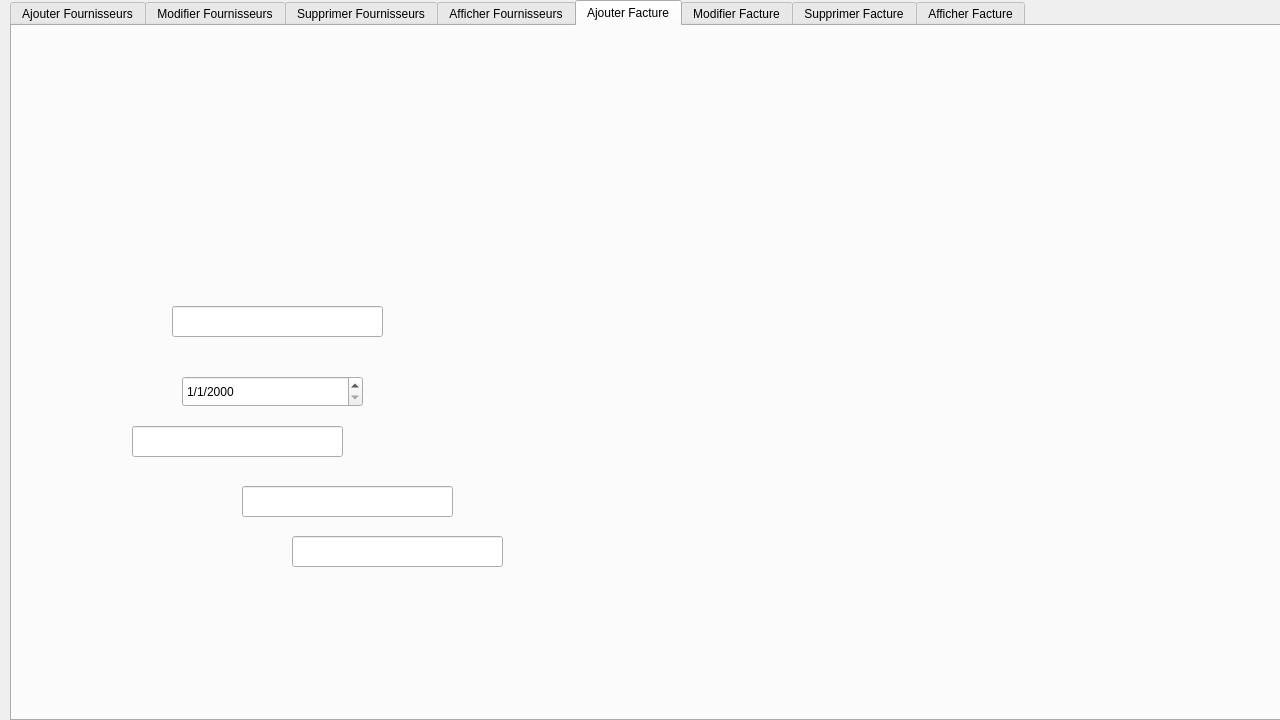
<?xml version="1.0" encoding="UTF-8"?>
<ui version="4.0">
 <class>fournisseurs</class>
 <widget class="QDialog" name="fournisseurs">
  <property name="geometry">
   <rect>
    <x>0</x>
    <y>0</y>
    <width>1280</width>
    <height>720</height>
   </rect>
  </property>
  <property name="minimumSize">
   <size>
    <width>1280</width>
    <height>720</height>
   </size>
  </property>
  <property name="maximumSize">
   <size>
    <width>1280</width>
    <height>720</height>
   </size>
  </property>
  <property name="baseSize">
   <size>
    <width>1280</width>
    <height>720</height>
   </size>
  </property>
  <property name="windowTitle">
   <string>MED++</string>
  </property>
  <widget class="QTabWidget" name="tabWidget">
   <property name="geometry">
    <rect>
     <x>10</x>
     <y>0</y>
     <width>1291</width>
     <height>721</height>
    </rect>
   </property>
   <property name="currentIndex">
    <number>4</number>
   </property>
   <widget class="QWidget" name="tab">
    <attribute name="title">
     <string>Ajouter Fournisseurs</string>
    </attribute>
    <widget class="QWidget" name="widget" native="true">
     <property name="geometry">
      <rect>
       <x>0</x>
       <y>0</y>
       <width>1281</width>
       <height>701</height>
      </rect>
     </property>
     <property name="styleSheet">
      <string notr="true">QWidget#widget{
	background-image: url(:/AjoutFournissuer.png);
}
</string>
     </property>
     <widget class="QWidget" name="widget_2" native="true">
      <property name="geometry">
       <rect>
        <x>1100</x>
        <y>410</y>
        <width>121</width>
        <height>41</height>
       </rect>
      </property>
      <widget class="QPushButton" name="save">
       <property name="geometry">
        <rect>
         <x>20</x>
         <y>-10</y>
         <width>121</width>
         <height>51</height>
        </rect>
       </property>
       <property name="styleSheet">
        <string notr="true">QPushButton{
border-style:solid;

background-color:#AARRGGBB ;
color:#fff;
border-radius:7px;
}
</string>
       </property>
       <property name="text">
        <string/>
       </property>
      </widget>
     </widget>
     <widget class="QWidget" name="widget_3" native="true">
      <property name="geometry">
       <rect>
        <x>1150</x>
        <y>60</y>
        <width>111</width>
        <height>41</height>
       </rect>
      </property>
      <widget class="QPushButton" name="retour">
       <property name="geometry">
        <rect>
         <x>0</x>
         <y>0</y>
         <width>111</width>
         <height>41</height>
        </rect>
       </property>
       <property name="styleSheet">
        <string notr="true">QPushButton{
border-style:solid;

background-color:#AARRGGBB ;
color:#fff;
border-radius:7px;
}

</string>
       </property>
       <property name="text">
        <string/>
       </property>
      </widget>
     </widget>
     <widget class="QLineEdit" name="ID_FOURNISSEUR_1">
      <property name="geometry">
       <rect>
        <x>200</x>
        <y>290</y>
        <width>211</width>
        <height>31</height>
       </rect>
      </property>
     </widget>
     <widget class="QLineEdit" name="NOM_FOURNISSEUR_1">
      <property name="geometry">
       <rect>
        <x>240</x>
        <y>340</y>
        <width>211</width>
        <height>31</height>
       </rect>
      </property>
     </widget>
     <widget class="QLineEdit" name="TYPE_PRODUIT_1">
      <property name="geometry">
       <rect>
        <x>220</x>
        <y>400</y>
        <width>211</width>
        <height>31</height>
       </rect>
      </property>
     </widget>
     <widget class="QLineEdit" name="DUREE_CONTRAT_1">
      <property name="geometry">
       <rect>
        <x>220</x>
        <y>460</y>
        <width>211</width>
        <height>31</height>
       </rect>
      </property>
     </widget>
    </widget>
   </widget>
   <widget class="QWidget" name="tab_2">
    <attribute name="title">
     <string>Modifier Fournisseurs</string>
    </attribute>
    <widget class="QWidget" name="widget_6" native="true">
     <property name="geometry">
      <rect>
       <x>0</x>
       <y>0</y>
       <width>1281</width>
       <height>711</height>
      </rect>
     </property>
     <property name="styleSheet">
      <string notr="true">QWidget#widget_6
{
	background-image: url(:/ModifFourni.png);
}
</string>
     </property>
     <widget class="QPushButton" name="pushButton_2">
      <property name="geometry">
       <rect>
        <x>600</x>
        <y>170</y>
        <width>121</width>
        <height>41</height>
       </rect>
      </property>
      <property name="styleSheet">
       <string notr="true">QPushButton{
border-style:solid;

background-color:#AARRGGBB ;
color:#fff;
border-radius:7px;
}


</string>
      </property>
      <property name="text">
       <string/>
      </property>
     </widget>
     <widget class="QPushButton" name="retour_2">
      <property name="geometry">
       <rect>
        <x>1150</x>
        <y>60</y>
        <width>111</width>
        <height>41</height>
       </rect>
      </property>
      <property name="styleSheet">
       <string notr="true">QPushButton{
border-style:solid;

background-color:#AARRGGBB ;
color:#fff;
border-radius:7px;
}

</string>
      </property>
      <property name="text">
       <string/>
      </property>
     </widget>
     <widget class="QPushButton" name="pushButton_5">
      <property name="geometry">
       <rect>
        <x>1110</x>
        <y>410</y>
        <width>121</width>
        <height>41</height>
       </rect>
      </property>
      <property name="styleSheet">
       <string notr="true">QPushButton{
border-style:solid;

background-color:#AARRGGBB ;
color:#fff;
border-radius:7px;
}


</string>
      </property>
      <property name="text">
       <string/>
      </property>
     </widget>
     <widget class="QLineEdit" name="ID_FOURNISSEUR_2">
      <property name="geometry">
       <rect>
        <x>200</x>
        <y>320</y>
        <width>211</width>
        <height>31</height>
       </rect>
      </property>
     </widget>
     <widget class="QLineEdit" name="NOM_FOURNISSEUR_2">
      <property name="geometry">
       <rect>
        <x>250</x>
        <y>380</y>
        <width>211</width>
        <height>31</height>
       </rect>
      </property>
     </widget>
     <widget class="QLineEdit" name="TYPE_PRODUIT_2">
      <property name="geometry">
       <rect>
        <x>220</x>
        <y>430</y>
        <width>211</width>
        <height>31</height>
       </rect>
      </property>
     </widget>
     <widget class="QLineEdit" name="DUREE_CONTRAT_2">
      <property name="geometry">
       <rect>
        <x>220</x>
        <y>490</y>
        <width>211</width>
        <height>31</height>
       </rect>
      </property>
     </widget>
     <widget class="QComboBox" name="comboBox_55">
      <property name="geometry">
       <rect>
        <x>420</x>
        <y>180</y>
        <width>131</width>
        <height>22</height>
       </rect>
      </property>
     </widget>
     <widget class="QGraphicsView" name="graphicsView">
      <property name="geometry">
       <rect>
        <x>710</x>
        <y>250</y>
        <width>256</width>
        <height>192</height>
       </rect>
      </property>
      <property name="resizeAnchor">
       <enum>QGraphicsView::NoAnchor</enum>
      </property>
      <property name="optimizationFlags">
       <set>QGraphicsView::DontClipPainter|QGraphicsView::DontSavePainterState</set>
      </property>
     </widget>
     <widget class="QPushButton" name="pushButton_21">
      <property name="geometry">
       <rect>
        <x>560</x>
        <y>170</y>
        <width>31</width>
        <height>31</height>
       </rect>
      </property>
      <property name="styleSheet">
       <string notr="true">QPushButton{
border-style:solid;

background-color:#AARRGGBB ;
color:#fff;
border-radius:7px;
}

</string>
      </property>
      <property name="text">
       <string/>
      </property>
     </widget>
    </widget>
   </widget>
   <widget class="QWidget" name="tab_3">
    <attribute name="title">
     <string>Supprimer Fournisseurs</string>
    </attribute>
    <widget class="QWidget" name="widget_7" native="true">
     <property name="geometry">
      <rect>
       <x>0</x>
       <y>0</y>
       <width>1281</width>
       <height>691</height>
      </rect>
     </property>
     <property name="styleSheet">
      <string notr="true">QWidget#widget_7
{
	background-image: url(:/SupprimeFourni.png);
}
</string>
     </property>
     <widget class="QWidget" name="widget_8" native="true">
      <property name="geometry">
       <rect>
        <x>1150</x>
        <y>60</y>
        <width>111</width>
        <height>41</height>
       </rect>
      </property>
      <widget class="QPushButton" name="pushButton_3">
       <property name="geometry">
        <rect>
         <x>0</x>
         <y>0</y>
         <width>111</width>
         <height>41</height>
        </rect>
       </property>
       <property name="styleSheet">
        <string notr="true">QPushButton{
border-style:solid;

background-color:#AARRGGBB ;
color:#fff;
border-radius:7px;
}</string>
       </property>
       <property name="text">
        <string/>
       </property>
      </widget>
     </widget>
     <widget class="QWidget" name="widget_9" native="true">
      <property name="geometry">
       <rect>
        <x>1110</x>
        <y>630</y>
        <width>121</width>
        <height>41</height>
       </rect>
      </property>
      <widget class="QPushButton" name="Delete">
       <property name="geometry">
        <rect>
         <x>-10</x>
         <y>-20</y>
         <width>121</width>
         <height>41</height>
        </rect>
       </property>
       <property name="styleSheet">
        <string notr="true">QPushButton{
border-style:solid;

background-color:#AARRGGBB ;
color:#fff;
border-radius:7px;
}</string>
       </property>
       <property name="text">
        <string/>
       </property>
      </widget>
      <widget class="QPushButton" name="pushButton_20">
       <property name="geometry">
        <rect>
         <x>-10</x>
         <y>0</y>
         <width>131</width>
         <height>51</height>
        </rect>
       </property>
       <property name="text">
        <string>Supprimer</string>
       </property>
      </widget>
     </widget>
     <widget class="QTextEdit" name="textEdit_2">
      <property name="geometry">
       <rect>
        <x>620</x>
        <y>350</y>
        <width>491</width>
        <height>231</height>
       </rect>
      </property>
     </widget>
     <widget class="QLineEdit" name="lineEdit_525">
      <property name="geometry">
       <rect>
        <x>180</x>
        <y>420</y>
        <width>201</width>
        <height>31</height>
       </rect>
      </property>
     </widget>
     <widget class="QPushButton" name="pushButton_17">
      <property name="geometry">
       <rect>
        <x>820</x>
        <y>630</y>
        <width>75</width>
        <height>23</height>
       </rect>
      </property>
      <property name="text">
       <string>imprimer</string>
      </property>
     </widget>
    </widget>
   </widget>
   <widget class="QWidget" name="tab_4">
    <attribute name="title">
     <string>Afficher Fournisseurs</string>
    </attribute>
    <widget class="QWidget" name="widget_4" native="true">
     <property name="geometry">
      <rect>
       <x>0</x>
       <y>0</y>
       <width>1281</width>
       <height>711</height>
      </rect>
     </property>
     <property name="styleSheet">
      <string notr="true">QWidget#widget_4
{

	background-image: url(:/AffFournissuer.png);
}</string>
     </property>
     <widget class="QTableView" name="TabPers">
      <property name="geometry">
       <rect>
        <x>20</x>
        <y>230</y>
        <width>761</width>
        <height>461</height>
       </rect>
      </property>
      <property name="textElideMode">
       <enum>Qt::ElideMiddle</enum>
      </property>
     </widget>
     <widget class="QWidget" name="widget_5" native="true">
      <property name="geometry">
       <rect>
        <x>1150</x>
        <y>60</y>
        <width>120</width>
        <height>41</height>
       </rect>
      </property>
      <widget class="QPushButton" name="pushButton">
       <property name="geometry">
        <rect>
         <x>0</x>
         <y>0</y>
         <width>111</width>
         <height>41</height>
        </rect>
       </property>
       <property name="styleSheet">
        <string notr="true">QPushButton{
border-style:solid;

background-color:#AARRGGBB ;
color:#fff;
border-radius:7px;
}</string>
       </property>
       <property name="text">
        <string/>
       </property>
      </widget>
     </widget>
     <widget class="QLineEdit" name="lineEdit_4">
      <property name="geometry">
       <rect>
        <x>1060</x>
        <y>200</y>
        <width>161</width>
        <height>20</height>
       </rect>
      </property>
     </widget>
     <widget class="QRadioButton" name="radioButton_5">
      <property name="geometry">
       <rect>
        <x>180</x>
        <y>170</y>
        <width>121</width>
        <height>61</height>
       </rect>
      </property>
      <property name="text">
       <string>Nom ↓</string>
      </property>
     </widget>
     <widget class="QRadioButton" name="radioButton_6">
      <property name="geometry">
       <rect>
        <x>40</x>
        <y>170</y>
        <width>121</width>
        <height>61</height>
       </rect>
      </property>
      <property name="text">
       <string>Duree ↑</string>
      </property>
     </widget>
     <widget class="QGraphicsView" name="graphicsView_2">
      <property name="geometry">
       <rect>
        <x>880</x>
        <y>340</y>
        <width>341</width>
        <height>311</height>
       </rect>
      </property>
      <property name="cursor" stdset="0">
       <cursorShape>OpenHandCursor</cursorShape>
      </property>
      <property name="mouseTracking">
       <bool>true</bool>
      </property>
      <property name="tabletTracking">
       <bool>true</bool>
      </property>
      <property name="contextMenuPolicy">
       <enum>Qt::ActionsContextMenu</enum>
      </property>
      <property name="autoFillBackground">
       <bool>false</bool>
      </property>
      <property name="frameShape">
       <enum>QFrame::StyledPanel</enum>
      </property>
      <property name="frameShadow">
       <enum>QFrame::Raised</enum>
      </property>
     </widget>
     <widget class="QPushButton" name="pushButton_18">
      <property name="geometry">
       <rect>
        <x>870</x>
        <y>180</y>
        <width>171</width>
        <height>51</height>
       </rect>
      </property>
      <property name="font">
       <font>
        <family>Century Gothic</family>
        <pointsize>22</pointsize>
        <weight>75</weight>
        <italic>false</italic>
        <bold>true</bold>
        <underline>false</underline>
        <strikeout>false</strikeout>
        <stylestrategy>PreferDefault</stylestrategy>
        <kerning>true</kerning>
       </font>
      </property>
      <property name="tabletTracking">
       <bool>false</bool>
      </property>
      <property name="autoFillBackground">
       <bool>false</bool>
      </property>
      <property name="text">
       <string>Chercher</string>
      </property>
      <property name="flat">
       <bool>true</bool>
      </property>
     </widget>
    </widget>
   </widget>
   <widget class="QWidget" name="tab_5">
    <attribute name="title">
     <string>Ajouter Facture</string>
    </attribute>
    <widget class="QWidget" name="widget_13" native="true">
     <property name="geometry">
      <rect>
       <x>0</x>
       <y>0</y>
       <width>1281</width>
       <height>691</height>
      </rect>
     </property>
     <property name="styleSheet">
      <string notr="true">QWidget#widget_13
{
	background-image: url(:/AjouterFacture.png);
}</string>
     </property>
     <widget class="QPushButton" name="pushButton_19">
      <property name="geometry">
       <rect>
        <x>1120</x>
        <y>400</y>
        <width>121</width>
        <height>41</height>
       </rect>
      </property>
      <property name="styleSheet">
       <string notr="true">QPushButton{
border-style:solid;

background-color:#AARRGGBB ;
color:#fff;
border-radius:7px;
}


</string>
      </property>
      <property name="text">
       <string/>
      </property>
     </widget>
     <widget class="QPushButton" name="pushButton_7">
      <property name="geometry">
       <rect>
        <x>1140</x>
        <y>60</y>
        <width>121</width>
        <height>41</height>
       </rect>
      </property>
      <property name="styleSheet">
       <string notr="true">QPushButton{
border-style:solid;

background-color:#AARRGGBB ;
color:#fff;
border-radius:7px;
}


</string>
      </property>
      <property name="text">
       <string/>
      </property>
     </widget>
     <widget class="QLineEdit" name="ID_FACTURE">
      <property name="geometry">
       <rect>
        <x>160</x>
        <y>280</y>
        <width>211</width>
        <height>31</height>
       </rect>
      </property>
     </widget>
     <widget class="QLineEdit" name="ETAT">
      <property name="geometry">
       <rect>
        <x>230</x>
        <y>460</y>
        <width>211</width>
        <height>31</height>
       </rect>
      </property>
     </widget>
     <widget class="QLineEdit" name="ORDRE_DE">
      <property name="geometry">
       <rect>
        <x>280</x>
        <y>510</y>
        <width>211</width>
        <height>31</height>
       </rect>
      </property>
     </widget>
     <widget class="QDateEdit" name="dateEdit_2">
      <property name="geometry">
       <rect>
        <x>170</x>
        <y>350</y>
        <width>181</width>
        <height>31</height>
       </rect>
      </property>
      <property name="displayFormat">
       <string>d/M/yyyy</string>
      </property>
     </widget>
     <widget class="QLineEdit" name="RIB">
      <property name="geometry">
       <rect>
        <x>120</x>
        <y>400</y>
        <width>211</width>
        <height>31</height>
       </rect>
      </property>
     </widget>
    </widget>
   </widget>
   <widget class="QWidget" name="tab_6">
    <attribute name="title">
     <string>Modifier Facture</string>
    </attribute>
    <widget class="QWidget" name="widget_12" native="true">
     <property name="geometry">
      <rect>
       <x>0</x>
       <y>0</y>
       <width>1281</width>
       <height>691</height>
      </rect>
     </property>
     <property name="styleSheet">
      <string notr="true">QWidget#widget_12
{
	background-image: url(:/ModifierFact.png);
}</string>
     </property>
     <widget class="QPushButton" name="pushButton_9">
      <property name="geometry">
       <rect>
        <x>610</x>
        <y>170</y>
        <width>121</width>
        <height>41</height>
       </rect>
      </property>
      <property name="styleSheet">
       <string notr="true">QPushButton{
border-style:solid;

background-color:#AARRGGBB ;
color:#fff;
border-radius:7px;
}


</string>
      </property>
      <property name="text">
       <string/>
      </property>
     </widget>
     <widget class="QPushButton" name="pushButton_8">
      <property name="geometry">
       <rect>
        <x>560</x>
        <y>180</y>
        <width>31</width>
        <height>31</height>
       </rect>
      </property>
      <property name="styleSheet">
       <string notr="true">QPushButton{
border-style:solid;

background-color:#AARRGGBB ;
color:#fff;
border-radius:7px;
}

</string>
      </property>
      <property name="text">
       <string/>
      </property>
     </widget>
     <widget class="QPushButton" name="pushButton_10">
      <property name="geometry">
       <rect>
        <x>1150</x>
        <y>60</y>
        <width>121</width>
        <height>41</height>
       </rect>
      </property>
      <property name="styleSheet">
       <string notr="true">QPushButton{
border-style:solid;

background-color:#AARRGGBB ;
color:#fff;
border-radius:7px;
}


</string>
      </property>
      <property name="text">
       <string/>
      </property>
     </widget>
     <widget class="QPushButton" name="pushButton_11">
      <property name="geometry">
       <rect>
        <x>1120</x>
        <y>400</y>
        <width>121</width>
        <height>41</height>
       </rect>
      </property>
      <property name="styleSheet">
       <string notr="true">QPushButton{
border-style:solid;

background-color:#AARRGGBB ;
color:#fff;
border-radius:7px;
}


</string>
      </property>
      <property name="text">
       <string/>
      </property>
     </widget>
     <widget class="QComboBox" name="comboBox">
      <property name="geometry">
       <rect>
        <x>420</x>
        <y>180</y>
        <width>131</width>
        <height>22</height>
       </rect>
      </property>
     </widget>
     <widget class="QLineEdit" name="ID_FACTURE_2">
      <property name="geometry">
       <rect>
        <x>160</x>
        <y>290</y>
        <width>211</width>
        <height>31</height>
       </rect>
      </property>
     </widget>
     <widget class="QLineEdit" name="RIB_2">
      <property name="geometry">
       <rect>
        <x>100</x>
        <y>400</y>
        <width>211</width>
        <height>31</height>
       </rect>
      </property>
     </widget>
     <widget class="QLineEdit" name="ETAT_2">
      <property name="geometry">
       <rect>
        <x>220</x>
        <y>460</y>
        <width>211</width>
        <height>31</height>
       </rect>
      </property>
     </widget>
     <widget class="QLineEdit" name="ORDER_de_2">
      <property name="geometry">
       <rect>
        <x>280</x>
        <y>520</y>
        <width>211</width>
        <height>31</height>
       </rect>
      </property>
     </widget>
     <widget class="QDateEdit" name="DATE_FACT_2">
      <property name="geometry">
       <rect>
        <x>180</x>
        <y>340</y>
        <width>181</width>
        <height>31</height>
       </rect>
      </property>
      <property name="displayFormat">
       <string>d/M/yyyy</string>
      </property>
     </widget>
     <widget class="QToolButton" name="toolButton">
      <property name="geometry">
       <rect>
        <x>780</x>
        <y>180</y>
        <width>101</width>
        <height>31</height>
       </rect>
      </property>
      <property name="text">
       <string>...</string>
      </property>
     </widget>
    </widget>
   </widget>
   <widget class="QWidget" name="tab_7">
    <attribute name="title">
     <string>Supprimer Facture</string>
    </attribute>
    <widget class="QWidget" name="widget_11" native="true">
     <property name="geometry">
      <rect>
       <x>0</x>
       <y>0</y>
       <width>1281</width>
       <height>691</height>
      </rect>
     </property>
     <property name="styleSheet">
      <string notr="true">QWidget#widget_11
{
background-image: url(:/SuppFact.png);
}
</string>
     </property>
     <widget class="QPushButton" name="pushButton_12">
      <property name="geometry">
       <rect>
        <x>1140</x>
        <y>60</y>
        <width>121</width>
        <height>41</height>
       </rect>
      </property>
      <property name="styleSheet">
       <string notr="true">QPushButton{
border-style:solid;

background-color:#AARRGGBB ;
color:#fff;
border-radius:7px;
}


</string>
      </property>
      <property name="text">
       <string/>
      </property>
     </widget>
     <widget class="QTextEdit" name="textEdit">
      <property name="geometry">
       <rect>
        <x>650</x>
        <y>330</y>
        <width>491</width>
        <height>231</height>
       </rect>
      </property>
     </widget>
     <widget class="QPushButton" name="pushButton_14">
      <property name="geometry">
       <rect>
        <x>850</x>
        <y>590</y>
        <width>75</width>
        <height>23</height>
       </rect>
      </property>
      <property name="text">
       <string>imprimer</string>
      </property>
     </widget>
     <widget class="QPushButton" name="pushButton_15">
      <property name="geometry">
       <rect>
        <x>1110</x>
        <y>620</y>
        <width>131</width>
        <height>51</height>
       </rect>
      </property>
      <property name="text">
       <string>Supprimer</string>
      </property>
     </widget>
     <widget class="QLineEdit" name="lineEdit_2">
      <property name="geometry">
       <rect>
        <x>160</x>
        <y>400</y>
        <width>201</width>
        <height>31</height>
       </rect>
      </property>
     </widget>
    </widget>
   </widget>
   <widget class="QWidget" name="tab_8">
    <attribute name="title">
     <string>Afficher Facture</string>
    </attribute>
    <widget class="QWidget" name="widget_10" native="true">
     <property name="geometry">
      <rect>
       <x>0</x>
       <y>0</y>
       <width>1281</width>
       <height>691</height>
      </rect>
     </property>
     <property name="styleSheet">
      <string notr="true">QWidget#widget_10
{
	background-image: url(:/AffichFact.png);
}
</string>
     </property>
     <widget class="QTableView" name="TabPers_2">
      <property name="geometry">
       <rect>
        <x>0</x>
        <y>230</y>
        <width>1281</width>
        <height>461</height>
       </rect>
      </property>
      <property name="textElideMode">
       <enum>Qt::ElideMiddle</enum>
      </property>
     </widget>
     <widget class="QPushButton" name="pushButton_13">
      <property name="geometry">
       <rect>
        <x>1140</x>
        <y>60</y>
        <width>121</width>
        <height>41</height>
       </rect>
      </property>
      <property name="styleSheet">
       <string notr="true">QPushButton{
border-style:solid;

background-color:#AARRGGBB ;
color:#fff;
border-radius:7px;
}


</string>
      </property>
      <property name="text">
       <string/>
      </property>
     </widget>
     <widget class="QLineEdit" name="lineEdit">
      <property name="geometry">
       <rect>
        <x>1030</x>
        <y>190</y>
        <width>161</width>
        <height>20</height>
       </rect>
      </property>
     </widget>
     <widget class="QRadioButton" name="radioButton_2">
      <property name="geometry">
       <rect>
        <x>40</x>
        <y>170</y>
        <width>91</width>
        <height>61</height>
       </rect>
      </property>
      <property name="text">
       <string>ID ↑</string>
      </property>
     </widget>
     <widget class="QRadioButton" name="radioButton_7">
      <property name="geometry">
       <rect>
        <x>150</x>
        <y>170</y>
        <width>121</width>
        <height>61</height>
       </rect>
      </property>
      <property name="text">
       <string>Ordre de  ↓</string>
      </property>
     </widget>
     <widget class="QRadioButton" name="radioButton_4">
      <property name="geometry">
       <rect>
        <x>290</x>
        <y>170</y>
        <width>121</width>
        <height>61</height>
       </rect>
      </property>
      <property name="text">
       <string>ETAT ↑</string>
      </property>
     </widget>
     <widget class="QPushButton" name="pushButton_16">
      <property name="geometry">
       <rect>
        <x>840</x>
        <y>170</y>
        <width>171</width>
        <height>51</height>
       </rect>
      </property>
      <property name="font">
       <font>
        <family>Century Gothic</family>
        <pointsize>22</pointsize>
        <weight>75</weight>
        <italic>false</italic>
        <bold>true</bold>
        <underline>false</underline>
        <strikeout>false</strikeout>
        <stylestrategy>PreferDefault</stylestrategy>
        <kerning>true</kerning>
       </font>
      </property>
      <property name="tabletTracking">
       <bool>false</bool>
      </property>
      <property name="autoFillBackground">
       <bool>false</bool>
      </property>
      <property name="text">
       <string>Chercher</string>
      </property>
      <property name="flat">
       <bool>true</bool>
      </property>
     </widget>
    </widget>
   </widget>
  </widget>
 </widget>
 <resources/>
 <connections/>
</ui>
